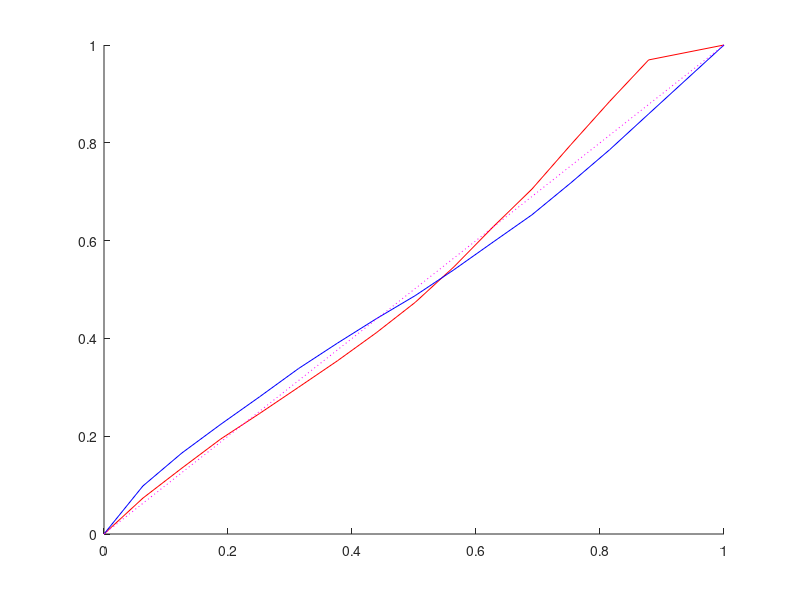

Write the MATLAB code that produced this figure.
clf
hold on
gamma = 1.6;
gamma2 = 2;

load DDC_100_100
m1 = mea;
%plot(m1(:,1),m1(:,6),'r')
plot(m1(:,1)/m1(16,1),(((m1(:,6)-m1(1,6))/(m1(16,6)-m1(1,6))).^(1/gamma)*1).^1,'r')
%m1n = m1(:,6)/m1(16,6);
%m1nl = (1+0.055) * m1n.^(1/2) - 0.055;
%plot(m1(:,1)/m1(16,1),m1nl.^1,'g')


load DDC_100_50
m2 = mea;
%plot(m2(:,1),m2(:,6)*1.45,'g')

load DDC_50_100
m3 = mea;
plot(m3(:,1)/m3(16,1),((((m3(:,6)-m3(1,6))/(m3(16,6)-m3(1,6))).^(1/gamma2))).^1,'b')

load DDC_50_50
m4 = mea;
%plot(m4(:,1),m4(:,6)*1.45,'m')

plot(0:0.1:1,0:0.1:1,':m')